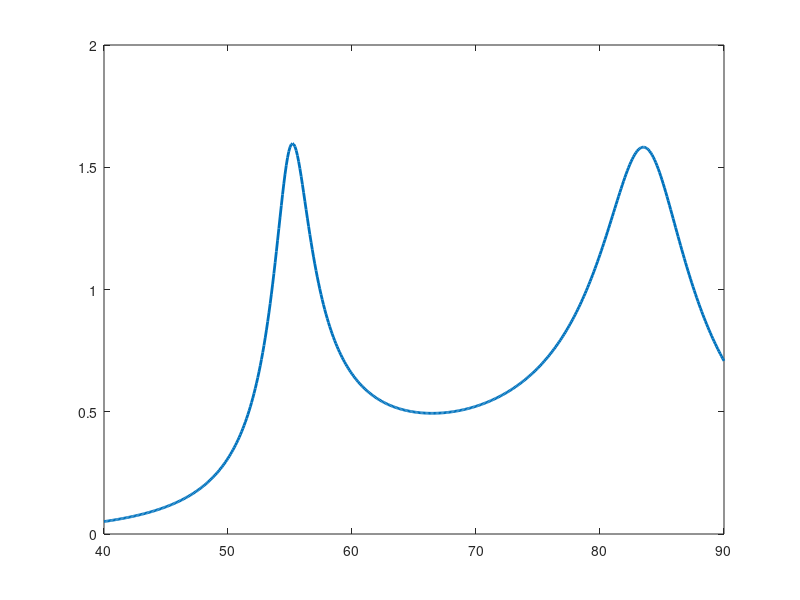

Source code (MATLAB):
clear all;
clc; 
% The code is used for 1p-1s design series-series WPT
% Input and power, Output power and load, Quality factor of seconder side
%% FILL INFORMATION BELOW
Vin=100; %V  (rms) 
P_o=300; %W   
Qs=8; % unitless
f=65e3; %Hz
% f=80e3; %Hz
w=2*pi*f; %rad/sec
k=0.40; % chosen coupling factor
% k=0.25; % chosen coupling factor
Vout=50; %V (rms)
kc= (1/Qs)*sqrt(1-1/(4*Qs^2));
% Calculation Series-compensated paralel DC BUS
R_L=(Vout^2)/P_o; %% single module R_L

Ip_rms= P_o/Vin; % primary current assuming eff=1
Is_rms=(P_o/Vout);
M=Is_rms*R_L/(w*Ip_rms); %calculated mutual inductance 
Ls=Qs*R_L/w;    % secondary coil inductance
Lp=M^2/(k^2*Ls);  %primary inductance
Cp=1/(w^2*Lp);  %primary compansation
Cs=1/(w^2*Ls);  %secondary compansation
%% Analytical model 

%
%   
%    |-- rp----Cp----Lp'(Lp-M)---|---Ls'(Ls-M)--Cs-|
%    |                           |                 |      
%    |                           |                 |
% --|V_in|--                  --Lm--            --RLoad--
%    |                           |                 | 
%    |                           |                 |
%    |---------------------------|-------rs--------|
%
%
%  Create T-model of coupled inductor at steady state
%  Sinosoidal response 
% at above circuit is represented and parameter name
% is given. I give a name Lp' as Lp_p and Ls' as Ls_p. 

%%
rp=0.03; % ohm
rs= 0.03; % ohm 
Lp_p=Lp-M; % Henry as actually Lp-m Lp is 120u
Ls_p=Ls-M; % Henry as actually Ls-m Ls is 120u
% f=logspace(4.7,5,200);
f=40e3:0.1e3:90e3;
w=2*pi*f;
%%
Z1= 1i.*w*Ls_p +R_L- 1i./(w*Cs);
Z2=1i.*w*M;
Z3= 1i.*w*Lp_p+rp+rs-1i./(w*Cp);
Z12= ((Z1.*Z2)./(Z1+Z2));
Z123=Z12+Z3;
%%
V1= (Z12./Z123)*Vin; 
V_load= (R_L./(1i*w*Ls_p+R_L-1i./(w*Cs))).*V1;
Vo_angle= angle(V_load)*180/pi;
Vo_mag= abs(V_load);
Iin=Vin./Z123;
Iin_angle= angle(Iin)*180/pi;
Iin_mag= abs(Iin);
%%
% figure;
plot(f/1000,Vo_mag/Vin,'Linewidth',2);
hold on;
% figure;
% hold on;
% yyaxis left
% plot(f,Vo_mag,'Linewidth',2);
% hold on; 
% yyaxis right
% plot(f,Iin_angle,'Linewidth',2);
% xlabel('Frequency (Hz)','FontSize',14,'FontWeight','Bold')
% set(gca, 'XScale', 'log')
% grid on;
% set(gca,'FontSize',10);
%%
% figure;
% hold on;
% yyaxis left
% plot(f,Vo_mag/R_L,'Linewidth',2);
% hold on; 
% yyaxis right
% plot(f,Iin_mag,'Linewidth',2);
% xlabel('Frequency (Hz)','FontSize',14,'FontWeight','Bold')
% set(gca, 'XScale', 'log')
% grid on;
% set(gca,'FontSize',10);
%%

% Vcp=Iin./(1i*w*Cp);
% figure;
% hold on;
% plot(f,abs(Vcp),'Linewidth',2);
% hold on; 
% xlabel('Frequency (Hz)','FontSize',14,'FontWeight','Bold')
% set(gca, 'XScale', 'log')
% grid on;
% set(gca,'FontSize',10);


Lp
Ls
M